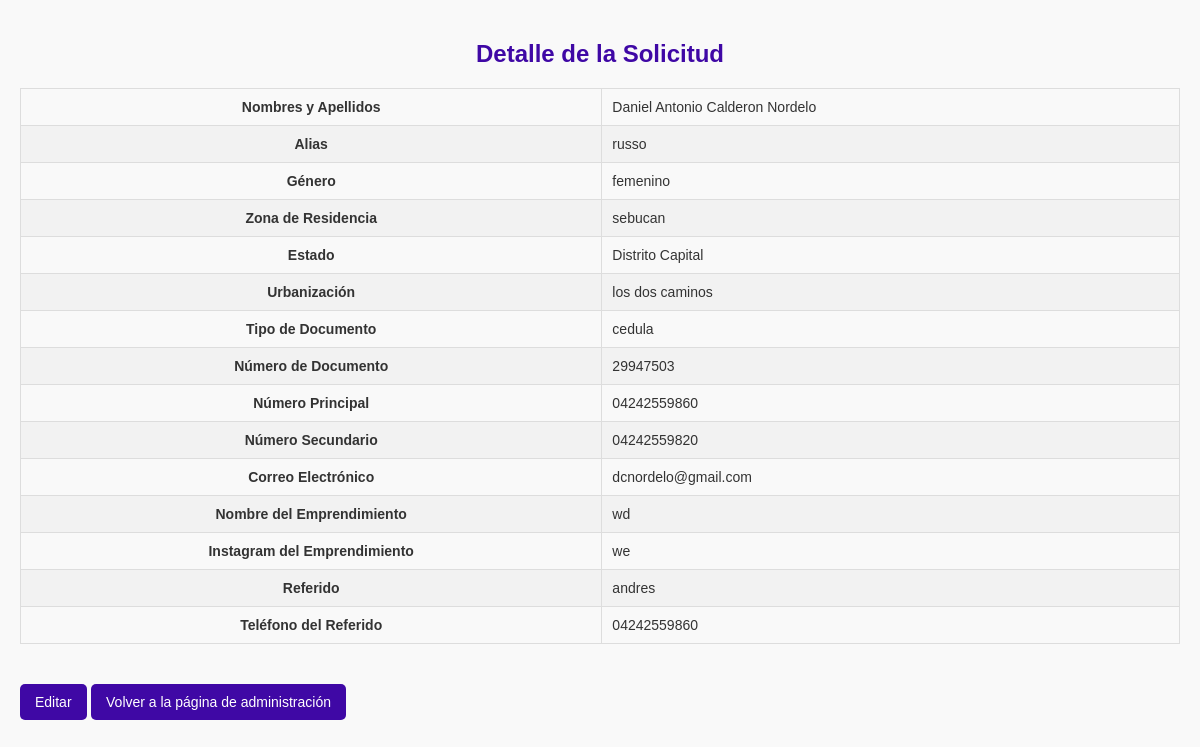
The app's page /admin/detalle/3 (signed in) with its own data.
### tables this page shows
CREATE TABLE usuarios (
        id INTEGER PRIMARY KEY AUTOINCREMENT,
        nombres_apellidos TEXT,
        alias TEXT,
        genero TEXT,
        zona_residencia TEXT,
        estado TEXT,
        urbanizacion TEXT,
        tipo_documento TEXT,
        numero_documento TEXT,
        numero_principal TEXT,
        numero_secundario TEXT,
        correo TEXT,
        nombre_emprendimiento TEXT,
        instagram_emprendimiento TEXT,
        referido_nombre TEXT,
        referido_telefono TEXT
    );

### app.py (the view)
@app.route('/admin/detalle/<int:id_solicitud>')
def detalle_solicitud(id_solicitud):
    if 'username' not in session:
        flash('Por favor, inicia sesión primero.', 'warning')
        return redirect(url_for('login'))
    solicitud = get_solicitud_por_id(id_solicitud)
    return render_template('detalle_solicitud.html', solicitud=solicitud)

### app.py (called while the page is built)
def get_solicitud_por_id(id_solicitud):
    conn = sqlite3.connect('solicitudes.db')
    c = conn.cursor()
    c.execute('SELECT * FROM usuarios WHERE id = ?', (id_solicitud,))
    solicitud = c.fetchone()
    conn.close()
    return solicitud

### templates/detalle_solicitud.html (shortened to what this page needs)
<!DOCTYPE html>
<html lang="es">
<head>
    <link rel="stylesheet" href="{{ url_for('static', filename='styles_detalle.css') }}">
</head>
<body>
    <h2>Detalle de la Solicitud</h2>
    <table border="1">
        <tr>
            <th>Nombres y Apellidos</th>
            <td>{{ solicitud[1] }}</td>
        </tr>
        <tr>
            <th>Alias</th>
            <td>{{ solicitud[2] }}</td>
        </tr>
        <tr>
            <th>Género</th>
            <td>{{ solicitud[3] }}</td>
        </tr>
        <tr>
            <th>Zona de Residencia</th>
            <td>{{ solicitud[4] }}</td>
        </tr>
        <tr>
            <th>Estado</th>
            <td>{{ solicitud[5] }}</td>
        </tr>
        <tr>
            <th>Urbanización</th>
            <td>{{ solicitud[6] }}</td>
        </tr>
        <tr>
            <th>Tipo de Documento</th>
            <td>{{ solicitud[7] }}</td>
        </tr>
        <tr>
            <th>Número de Documento</th>
            <td>{{ solicitud[8] }}</td>
        </tr>
        <tr>
            <th>Número Principal</th>
            <td>{{ solicitud[9] }}</td>
        </tr>
        <tr>
            <th>Número Secundario</th>
            <td>{{ solicitud[10] }}</td>
        </tr>
        <tr>
            <th>Correo Electrónico</th>
            <td>{{ solicitud[11] }}</td>
        </tr>
        <tr>
            <th>Nombre del Emprendimiento</th>
            <td>{{ solicitud[12] }}</td>
        </tr>
        <tr>
            <th>Instagram del Emprendimiento</th>
            <td>{{ solicitud[13] }}</td>
        </tr>
        <tr>
            <th>Referido</th>
            <td>{{ solicitud[14] }}</td>
        </tr>
        <tr>
            <th>Teléfono del Referido</th>
            <td>{{ solicitud[15] }}</td>
        </tr>
    </table>
    <a href="{{ url_for('editar_solicitud', id_solicitud=solicitud[0]) }}" class="btn">Editar</a>
    <a href="{{ url_for('admin') }}" class="btn">Volver a la página de administración</a>
</body>
</html>

### static/styles_detalle.css (style rules this page uses)
body { font-family: 'Poppins', sans-serif; margin: 0; padding: 20px; background-color: #f9f9f9; color: #333; }
h2 { text-align: center; color: #3f08a5; }
table { width: 100%; border-collapse: collapse; margin: 20px 0; font-size: 14px; }
table, th, td { border: 1px solid #ddd; padding: 10px; }
tbody tr:nth-child(even) { background-color: #f2f2f2; }
.btn { display: inline-block; padding: 10px 15px; color: white; background-color: #3f08a5; text-decoration: none; border-radius: 5px; font-size: 14px; margin-top: 20px; }
a { text-decoration: none; color: #3f08a5; font-size: 14px; margin-top: 10px; display: inline-block; }

### records on screen
usuarios: nombres_apellidos "Daniel Antonio Calderon Nordelo", alias "russo", genero "femenino", zona_residencia "sebucan", estado "Distrito Capital", urbanizacion "los dos caminos", tipo_documento "cedula", numero_documento "29947503", numero_principal "04242559860", numero_secundario "04242559820", correo "dcnordelo@gmail.com", nombre_emprendimiento "wd", instagram_emprendimiento "we", referido_nombre "andres", referido_telefono "04242559860"
